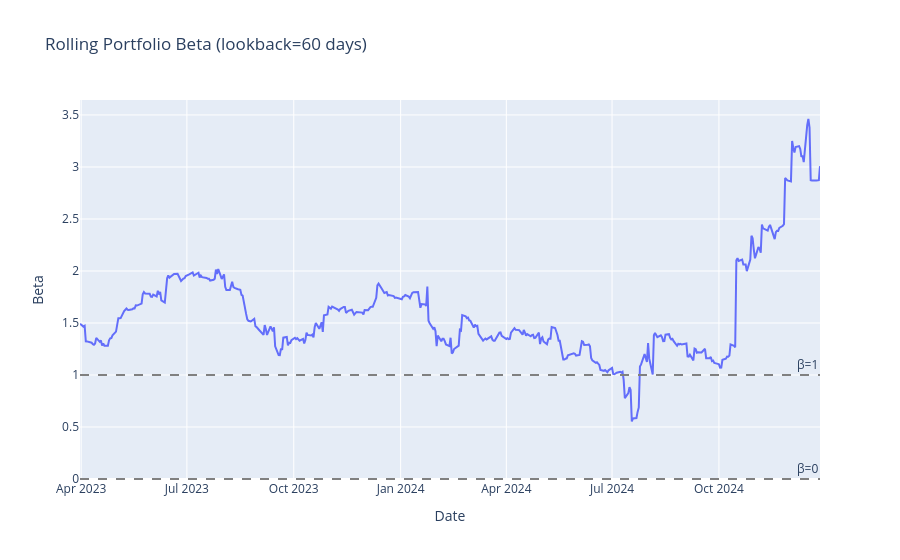

Notebook code cell kept with this figure:
### Markdown cell above
## Portfolio Beta

Track portfolio beta over time vs SPY.

### Code cell
# Plot portfolio beta over time
fig_beta = result.plot_portfolio_beta()
fig_beta.show()

### Figure 1 — Plotly figure (JSON) as saved in the notebook; plotly's stock layout.template omitted (floating-point values rounded to 4 significant figures; data arrays with more than 128 entries replaced by an {"elided": "..."} marker saying what was removed)
{"data": [{"hovertemplate": "Date: %{x|%Y-%m-%d}<br>Beta: %{y:.4f}<extra></extra>", "line": {"width": 2}, "mode": "lines", "name": "Portfolio Beta", "type": "scatter", "x": {"elided": "439 str values"}, "y": {"elided": "439 float values"}}], "layout": {"annotations": [{"showarrow": false, "text": "β=1", "x": 1, "xanchor": "right", "xref": "x domain", "y": 1, "yanchor": "bottom", "yref": "y"}, {"showarrow": false, "text": "β=0", "x": 1, "xanchor": "right", "xref": "x domain", "y": 0, "yanchor": "bottom", "yref": "y"}], "hovermode": "x unified", "shapes": [{"line": {"color": "gray", "dash": "dash"}, "type": "line", "x0": 0, "x1": 1, "xref": "x domain", "y0": 1, "y1": 1, "yref": "y"}, {"line": {"color": "gray", "dash": "dash"}, "type": "line", "x0": 0, "x1": 1, "xref": "x domain", "y0": 0, "y1": 0, "yref": "y"}], "title": {"text": "Rolling Portfolio Beta (lookback=60 days)"}, "xaxis": {"title": {"text": "Date"}}, "yaxis": {"title": {"text": "Beta"}}}}
